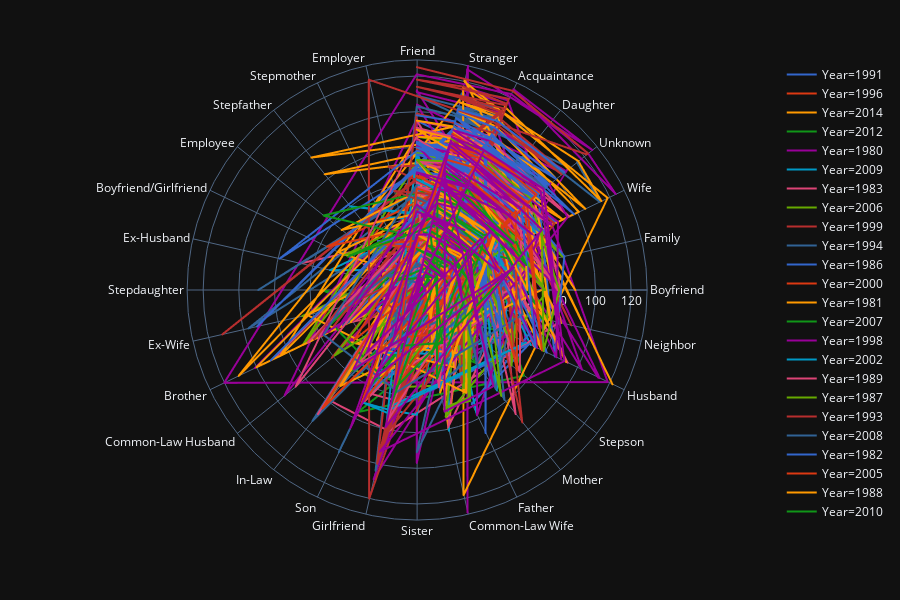
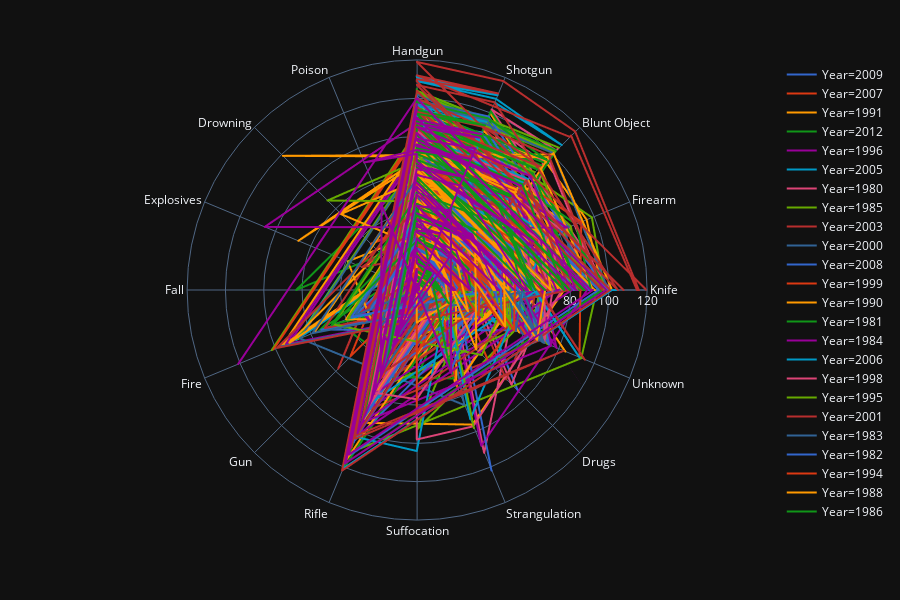

The notebook cell these images were saved under, in order:
### Markdown cell above
Weapon, Relationship & Year
 - The meaning of doing this is to examine the weapon usage and relationship frequency and separate each year, normal plot fails to achieve this.
 - Also this plot is interactive, so the viewer can freely select or unselect any year to look over the data in a certain time range.
 - The messy plot issue doesn't influence this project because we're not checking specific number, the crowdedness is enough.

### Code cell
# Decrease sample size, make sure it's readable.
import plotly
import plotly.express as px
plotly.offline.init_notebook_mode(connected=True)

fig = px.line_polar(homicide.sample(3000),color='Year',theta='Relationship',line_close=True,
                    color_discrete_sequence=px.colors.qualitative.G10,
                    template="plotly_dark")
fig.show()

fig = px.line_polar(homicide.sample(3000),color='Year',theta='Weapon',line_close=True,
                    color_discrete_sequence=px.colors.qualitative.G10,
                    template="plotly_dark")
fig.show()
